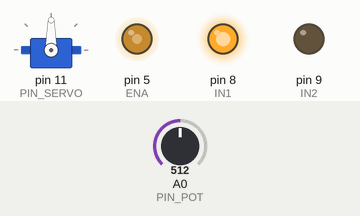
Simulated run of this sketch. Board: Arduino Uno, built with avr-gcc and run on an emulated ATmega328P. On the bench: servo, output pins drawn as LEDs (lit = HIGH). The test bench sets the inputs (shaded band); at power-on: A0 (PIN_POT) = 512. What the sketch prints to the serial monitor is not drawn.

Above: at 1.2 s.
1.3 s: A0 (PIN_POT) set to 716
At 1.8 s:
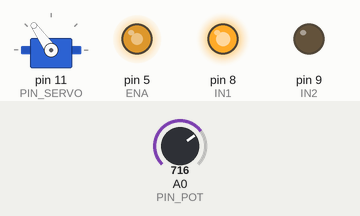
2.8 s: A0 (PIN_POT) set to 900
At 4.0 s:
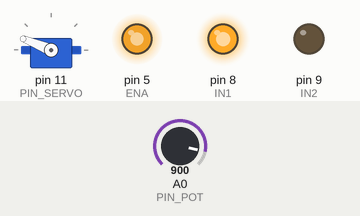
4.3 s: A0 (PIN_POT) set to 1023
At 5.0 s:
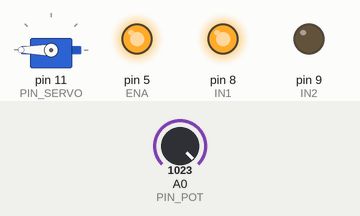
5.8 s: A0 (PIN_POT) set to 306
At 6.1 s:
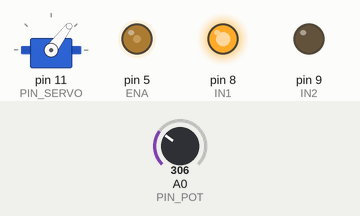
7.3 s: A0 (PIN_POT) set to 122
At 8.3 s:
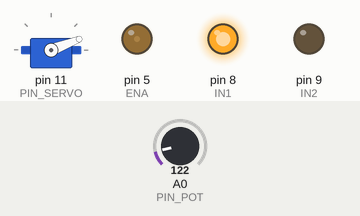
Timing chart, 0 to 9.8 s (numbered marks = the images above; inputs shaded):
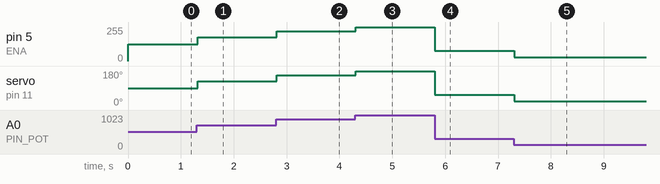

Measured:
- after the input at 1.3 s, pin 5 (ENA): 127/255 → 178/255 at once; servo on pin 11 (PIN_SERVO): 90° → 125° at once
- after the input at 2.8 s, pin 5 (ENA): 178/255 → 224/255 at once; servo on pin 11 (PIN_SERVO): 125° → 158° at once
- after the input at 4.3 s, pin 5 (ENA): 224/255 → 255/255 at once; servo on pin 11 (PIN_SERVO): 158° → 180° at once
- after the input at 5.8 s, pin 5 (ENA): 255/255 → 76/255 at once; servo on pin 11 (PIN_SERVO): 180° → 53° at once
- after the input at 7.3 s, pin 5 (ENA): 76/255 → 30/255 at once; servo on pin 11 (PIN_SERVO): 53° → 21° at once

The sketch:

lab_6_parte_21.ino
```cpp
#include <Servo.h>

Servo mi_servo;
const int PIN_SERVO = 11;
const int PIN_POT = A0;
const int ENA = 5;
const int IN1 = 8;
const int IN2 = 9;

int angulo_anterior = -1;

void setup() {
  mi_servo.attach(PIN_SERVO);
  mi_servo.write(90);

  pinMode(ENA, OUTPUT);
  pinMode(IN1, OUTPUT);
  pinMode(IN2, OUTPUT);


  digitalWrite(IN1, HIGH);
  digitalWrite(IN2, LOW);

  Serial.begin(9600);
  Serial.println("Sistema unificado listo.");
}

void loop() {

  int pot_val = analogRead(PIN_POT);

  int angulo = map(pot_val, 0, 1023, 0, 180);
  if (abs(angulo - angulo_anterior) >= 2) {
    mi_servo.write(angulo);
    angulo_anterior = angulo;
  }


  int velocidad = map(pot_val, 0, 1023, 0, 255);
  analogWrite(ENA, velocidad);

  delay(20);
}
```
